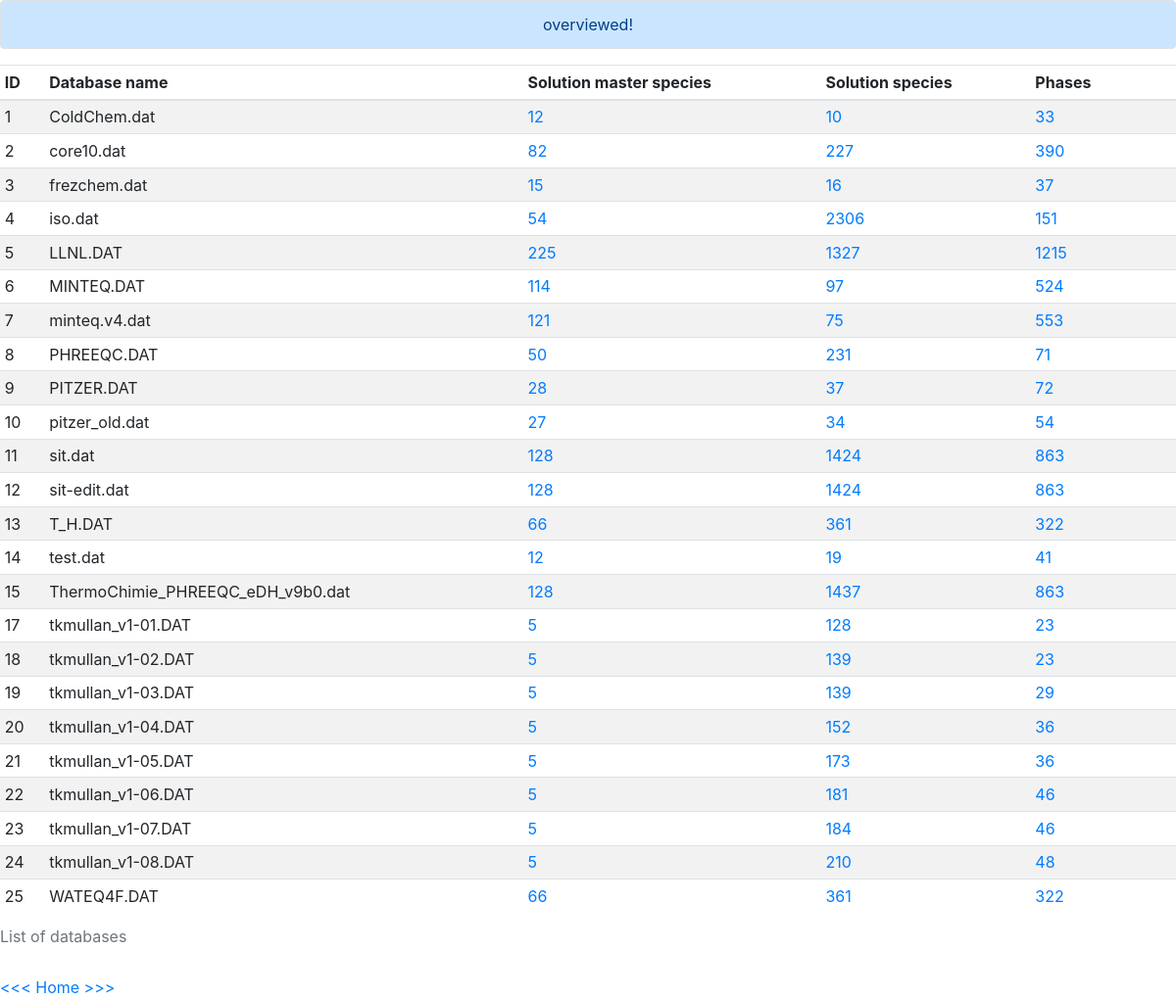
Before: /overview with the older database file.
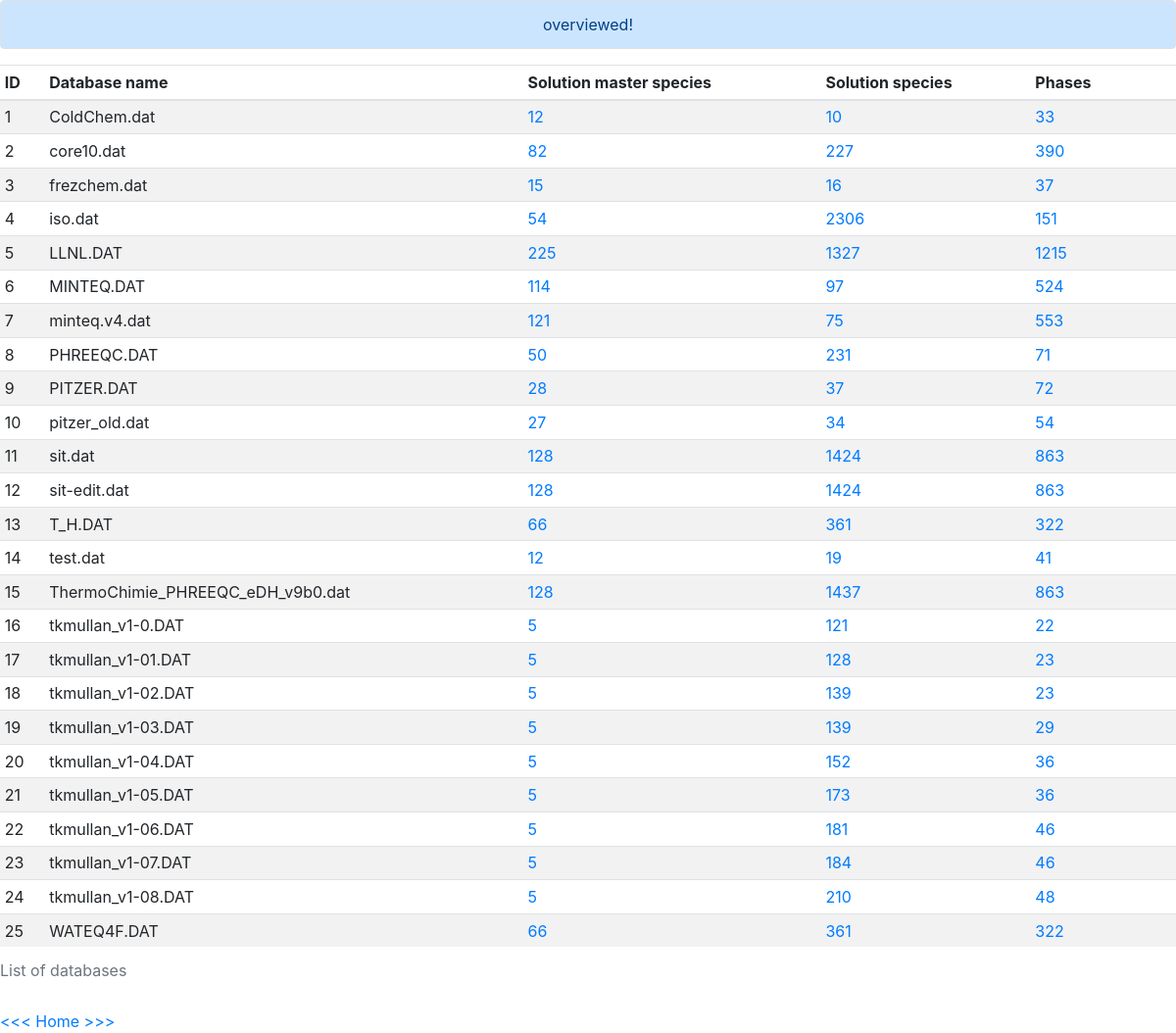
After: the same page with the newer database file.
### tables this page shows
CREATE TABLE db_meta (id INTEGER, name TEXT NOT NULL, solution_master_species INTEGER, solution_species INTEGER, phases INTEGER, PRIMARY KEY(id));

### application.py (the view)
@app.route("/overview")
def summary():
    flask.flash("overviewed!")
    summary = db.execute("SELECT * FROM db_meta")
    return flask.render_template("summary.html", summary=summary)

### templates/summary.html (shortened to what this page needs)
{% extends "layout.html" %}
{% block main %}
<div>
    <table class="table table-hover table-sm table-striped">
        <caption>List of databases</caption>
        <thead>
            <tr>
                <th>ID</th>
                <th>Database name</th>
                <th>Solution master species</th>
                <th>Solution species</th>
                <th>Phases</th>
                <th></th>
            </tr>
        </thead>
        <tbody>
            {% for item in summary %}
                <tr onmouseover="showdelete({{ item.id }})" onmouseout="hidedelete({{ item.id }})">
                    <td>{{ item.id }}</td>
                    <td>{{ item.name }}</td>
                    <td><a href="/details?id={{ item.id }}&type=solution_master_species">{{ item.solution_master_species }}</a></td>
                    <td><a href="/details?id={{ item.id }}&type=solution_species">{{ item.solution_species }}</a></td>
                    <td><a href="/details?id={{ item.id }}&type=phases">{{ item.phases }}</a></td>
                    <td><a href="/delete?id={{ item.id }}" class="deletedb">&#x1F5D1;</a></td>
                </tr>
            {% endfor %}
        </tbody>
    </table>
</div>
<div>
    <a href="/">&lt;&lt;&lt; Home >>></a>
</div>
{% endblock %}

### templates/layout.html (shortened to what this page needs)
<!DOCTYPE html>
<html lang="en">
    <head>
        <link rel="stylesheet" href="https://cdn.jsdelivr.net/npm/bootstrap@4.5.3/dist/css/bootstrap.min.css">
        <link href="/static/styles.css" rel="stylesheet">
    </head>
    <body>
        {% if get_flashed_messages() %}
            <header>
                <div class="alert alert-primary border text-center" role="alert">
                    {{ get_flashed_messages() | join(" ") }}
                </div>
            </header>
        {% endif %}
        <main>
            {% block main %}{% endblock %}
        </main>
    </body>
</html>

### static/styles.css (style rules this page uses)
thead { font-weight: bold; }

Changed rows visible on the page:
added db_meta: id "16", name "tkmullan_v1-0.DAT", solution_master_species "5", solution_species "121", phases "22"
